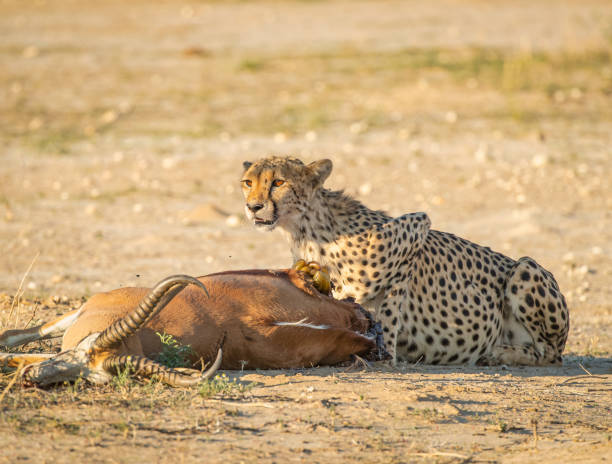
#> input picture data/cheetah/cheetah_1602.jpg, 612 x 464 px, given in place of tiger_3213.jpg, which was not available
$ python img_resize.py
#> lines starting #> are read from the running program, lines starting #| are printed output that depends on the picture
from PIL import Image

animal = ['cheetah', 'leopard', 'tiger']

# img.size

for i in range(3213, 4278):
    img = Image.open(f'./data/{animal[2]}/{animal[2]}_{i}.jpg')
#> img is the input picture: PIL image 612x464 RGB; mean R, G, B 193.1, 162.7, 120.4
    # img = Image.open(f'./data/{animal[2]}/{animal[2]}_{i}.jpg')
    img = img.resize((128, 128))
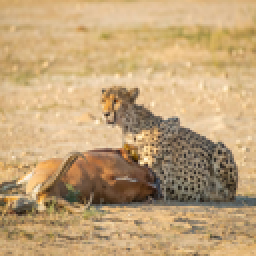
#> img: PIL image 128x128 RGB (shown 2 times larger); mean R, G, B 193.1, 162.8, 120.4
    img.save(f'./data/{animal[2]}_resize/{animal[2]}_{i}.jpg')
#> pass 2 of the loop `for i in range(3213, 4278):`:
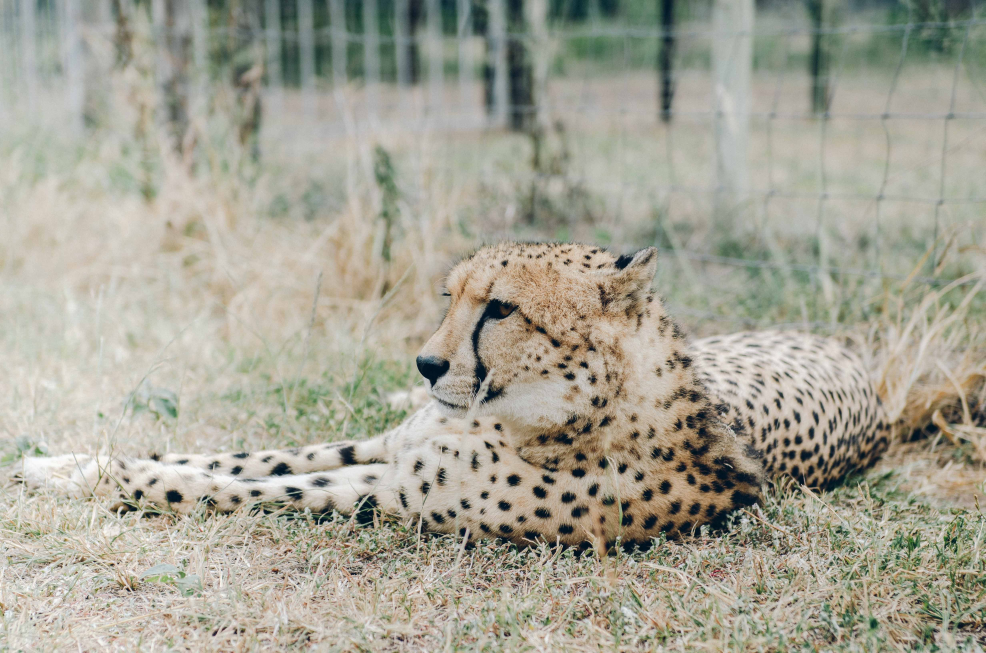
#> input picture data/cheetah/cheetah_1799.jpg, 4928 x 3264 px, given in place of tiger_3214.jpg, which was not available (shown at 1/5 size)
#> img is the input picture: PIL image 4928x3264 RGB; mean R, G, B 165, 163, 148.9
#> `img = img.resize((128, 128))`:
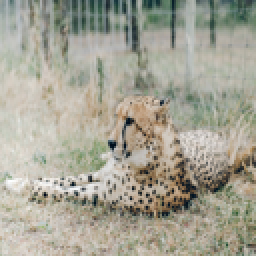
#> img: PIL image 128x128 RGB (shown 2 times larger); mean R, G, B 165, 163, 148.9
#> (the run stopped early here; a loop or call above may not have finished)
